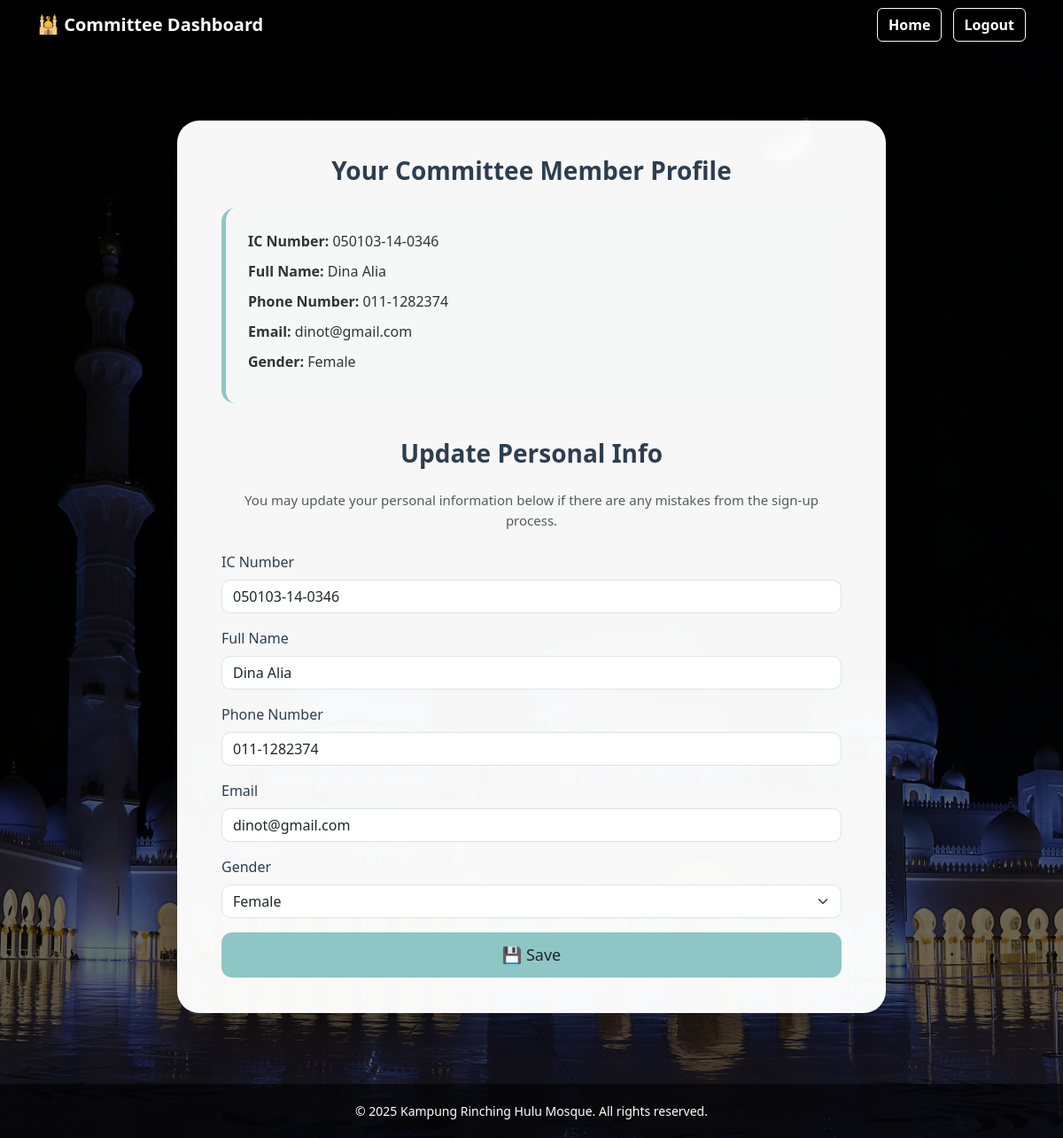
Screenshot of /homepage/edit-profile/ (signed in) with the database file from the repository.
### masjid/models.py (models this page shows)
class Committee(models.Model):
    committeeic = models.CharField(max_length=100, unique=True)
    fullname = models.CharField(max_length=200)
    username = models.CharField(max_length=200, unique=True)
    phone_number = models.CharField(max_length=15,null=True,blank=True)
    email = models.EmailField(unique=True)
    gender = models.CharField(max_length=10, choices=[('Male', 'Male'), ('Female', 'Female')])
    password = models.CharField(max_length=100)

### masjid/views.py (the view, shortened to what this page needs)
# urls.py: path('edit-profile/', views.edit_profile, name='edit_profile'),
def edit_profile(request):
    if 'user_id' not in request.session or request.session.get('role') != 'Committee':
        messages.error(request, "Unauthorized access.")
        return redirect('login')
    user_id = request.session.get('user_id')
    committee = Committee.objects.get(id=user_id)
    return render(request, 'record_personal_info.html', {'committee': committee})

### masjid/templates/record_personal_info.html (shortened to what this page needs)
{% load static %}
<!DOCTYPE html>
<html lang="en">
<head>
    <link href="https://cdn.jsdelivr.net/npm/bootstrap@5.3.0/dist/css/bootstrap.min.css" rel="stylesheet">
</head>
<body>
<nav class="navbar navbar-expand-lg static-top">
    <div class="container">
        <a class="navbar-brand" href="#">🕌 Committee Dashboard</a>
        <div>
            <a href="{% url 'mainpage' %}" class="btn btn-outline-light me-2">Home</a>
            <a href="{% url 'logout' %}" class="btn btn-outline-light">Logout</a>
        </div>
    </div>
</nav>
<main>
    <div class="profile-container">
        <h2 class="form-title">Your Committee Member Profile</h2>
        <div class="profile-info">
            <div><strong>IC Number:</strong> {{ committee.committeeic }}</div>
            <div><strong>Full Name:</strong> {{ committee.fullname }}</div>
            <div><strong>Phone Number:</strong> {{ committee.phone_number }}</div>
            <div><strong>Email:</strong> {{ committee.email }}</div>
            <div><strong>Gender:</strong> {{ committee.gender }}</div>
        </div>
        <h2 class="form-title">Update Personal Info</h2>
        <p class="text-center text-muted mb-4" style="font-size: 15px;">
            You may update your personal information below if there are any mistakes from the sign-up process.
        </p>
        <form method="POST">
            <div class="mb-3">
                <label class="form-label">IC Number</label>
                <input type="text" name="committeeic" class="form-control" value="{{ committee.committeeic }}" required>
            </div>
            <div class="mb-3">
                <label class="form-label">Full Name</label>
                <input type="text" name="fullname" class="form-control" value="{{ committee.fullname }}" required>
            </div>
            <div class="mb-3">
                <label class="form-label">Phone Number</label>
                <input type="text" name="phone_number" class="form-control" value="{{ committee.phone_number }}">
            </div>
            <div class="mb-3">
                <label class="form-label">Email</label>
                <input type="email" name="email" class="form-control" value="{{ committee.email }}" required>
            </div>
            <div class="mb-3">
                <label class="form-label">Gender</label>
                <select name="gender" class="form-select" required>
                    <option value="Female" {% if committee.gender == "Female" %}selected{% endif %}>Female</option>
                </select>
            </div>
            <button type="submit" class="btn w-100">💾 Save</button>
        </form>
    </div>
</main>
<footer>
    <div class="container">
        <p class="mb-0">© 2025 Kampung Rinching Hulu Mosque. All rights reserved.</p>
    </div>
</footer>
</body>
</html>

### rows the page displays
Committee: committeeic "050103-14-0346", fullname "Dina Alia", phone_number "011-1282374", email "dinot@gmail.com", gender "Female"
